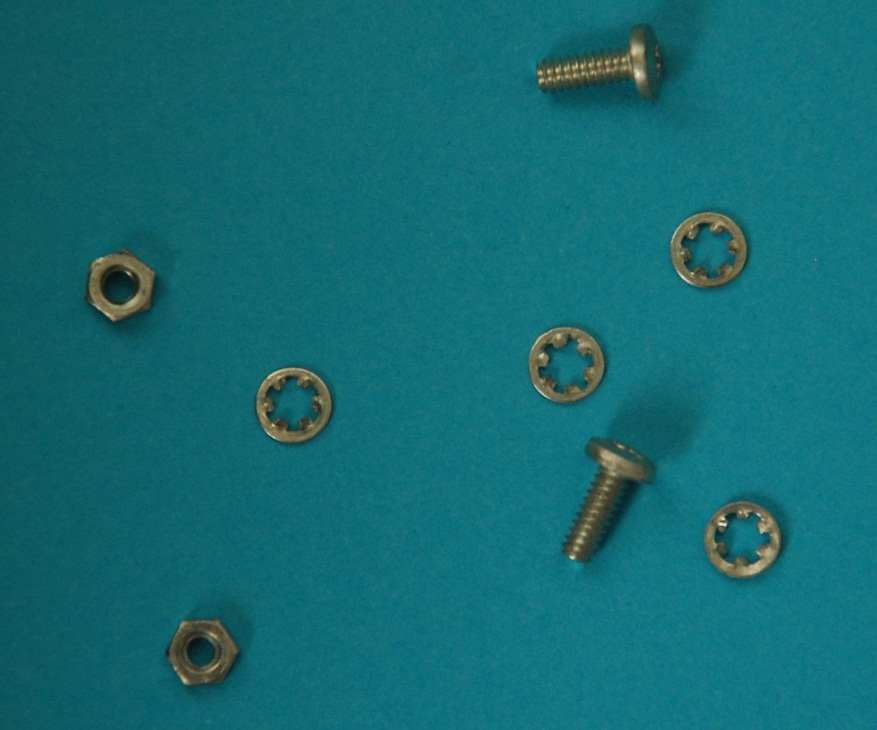
#> input picture img/bolts2.jpg, 877 x 730 px
$ jupyter execute --allow-errors 'Nuts and Bolts Project.ipynb'   (shell and % lines are left out)   (older library calls are emulated)
#> lines starting #> are read from the running program, lines starting #| are printed output that depends on the picture; after the words box and inside, x2 and y2 are one past the last pixel; in counts of white or black regions, pixels touching at a corner belong together; long printed decimals are rounded
### parts_classifier/feature_extractor.py
import cv2
import numpy as np

KERNEL_5x5 = np.ones((5,5),np.uint8)
KERNEL_9x9 = np.ones((9,9),np.uint8)

MIN_AREA = 0.001
MAX_AREA = 0.9

class FeatureExtractor:
    def __init__(self):
        self._current_id = 0
        self.rows = []
    def extract_features(self, filename):
        color_img = cv2.imread(filename,1)
        original = cv2.imread(filename,1)
        parts, out, bounded_boxes = calculate_bounding_boxes(original)

        objects = []

        for part in parts:
            bin_img = get_subimage(out, part)
            features = extract_features(bin_img)
            objects.append({
                'id': self._current_id,
                'x': part[0],
                'y': part[1],
                'w': part[2],
                'h': part[3],
                'features': features,
                'label': 'UNKNOWN'
            })
            self._current_id += 1

        return objects, color_img


    # [26 lines left out: functions collect_feature_data, extract_features, not called in this run]

def calculate_bounding_boxes(img):
    gray_image = cv2.cvtColor(img, cv2.COLOR_BGR2GRAY)

    small_kernel = cv2.getStructuringElement(cv2.MORPH_ELLIPSE,(15,15))
    med_kernel = cv2.getStructuringElement(cv2.MORPH_ELLIPSE,(3,3))

    gradient = cv2.morphologyEx(gray_image, cv2.MORPH_GRADIENT, small_kernel)

    ret2,out = cv2.threshold(gradient,50,255,cv2.THRESH_BINARY)

    out = cv2.dilate(out,med_kernel,iterations=1)

    rects, contours, h = cv2.findContours(out, cv2.RETR_EXTERNAL, cv2.CHAIN_APPROX_SIMPLE)

    MIN_AREA = 0.001
    MAX_AREA = 0.9

    parts = []
    found_parts_img = img.copy()

    num_of_objects = 0
    for i in range(len(contours)):
        cnt = contours[i]
        x,y,w,h = cv2.boundingRect(cnt)
        area_ratio = (w*h) / (img.shape[0] * img.shape[1])
        if (area_ratio >= MIN_AREA and area_ratio <= MAX_AREA):
            num_of_objects += 1
            parts.append(tuple([x,y,w,h]))
            found_parts_img = cv2.rectangle(found_parts_img,(x,y),(x+w,y+h),(0,255,0),10)

    return parts, out, found_parts_img

def get_subimage(img, bounding_box):
    x,y,w,h = bounding_box
    return img[y:y+h, x:x+w]

# [40 lines left out: functions extract_area_ratio, extract_box_scale, extract_total_corners, extract_circularity_error, extract_perimeter_norm, not called in this run]

### Nuts and Bolts Project.ipynb
# Nuts and Bolts Project
**Course**: CS 4732

**Instr**: Dr. Hung

Test 2, Part 1 (Take Home)

## Description
You are asked to classify parts coming down a conveyor line as nuts, bolts or washers.
Please write your program in any programming languages to implement this pattern recognition
problem. Some images are provided for your experiments.

Example Image:

Please note that this is not just *image segmentaion* problem. It is a *pattern recognition* problem. You
are encouraged to create your own images similar to the one shown below as long as your images
have nuts, bolts and washers.

Turn in:
 1. One page for your recognition system design,
 2. Your program, and
 3. Your demo.

## Design
To classify the parts in the image, we need to design a solution that can accomplish three major tasks:
 - Segment the individual objects in the image.
 - Extract a certain number of features each segmented object.
 - Classify the object based on the extracted features.

Here is an overview of the entire process:

To implement the solution, I have chosen to use Python along with various libraries such as OpenCV, TensorFlow, Keras, etc. in order to more easily implement the designed process.

## Object Segmentation
Objective: create a process to take an input image and find all possible objects and create a create a list of all matrices that contain objects to use for feature extraction.

First, let's load an example image:

[cell 1]
import cv2
import numpy as np
from matplotlib import pyplot as plt


input_file = './img/bolts2.jpg'

original = cv2.imread(input_file,1)
#> original is the input picture: shape (730, 877, 3); mean B, G, R 114.5, 106.8, 19.6
plt.imshow(cv2.cvtColor(original, cv2.COLOR_BGR2RGB))

A big question to answer is: what is the best way to find and extract the parts from the image? We need a way to segment the image in a way that allows us to find each individual part. Color-based segmentation using K-Means would not be a good fit for this problem. An alternative is to use morphological operators to perform texture segmentation on the object.

Reference on OpenCV Morphological Operators: [OpenCV Python Tutorial](https://docs.opencv.org/3.0-beta/doc/py_tutorials/py_imgproc/py_morphological_ops/py_morphological_ops.html)

We can use a *Morphological Gradient* to place outlines around each object in the image:

[cell 2]
small_kernel = cv2.getStructuringElement(cv2.MORPH_ELLIPSE,(15,15))
med_kernel = cv2.getStructuringElement(cv2.MORPH_ELLIPSE,(3,3))

gray_image = cv2.imread(input_file,0)
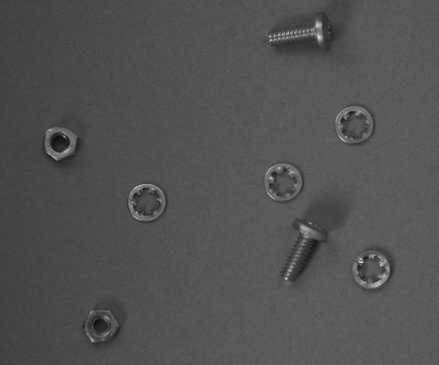
#> gray_image: shape (730, 877) (shown at 1/2 size); min 12, max 230, mean 81.6

gradient = cv2.morphologyEx(gray_image, cv2.MORPH_GRADIENT, small_kernel)

plt.imshow(gradient,cmap='gray')

Now, let's find the binary regions in the image that represent the objects. We can do this by applying a binary threshold and then close the image:

At this point, we have a binary image where most white pixels are a part of one of the objects. Now we need to extract the individual objects from the image. We can do this by calculating each object's minimum bounding box.

[cell 3]
ret2,thr = cv2.threshold(gradient,50,255,cv2.THRESH_BINARY)
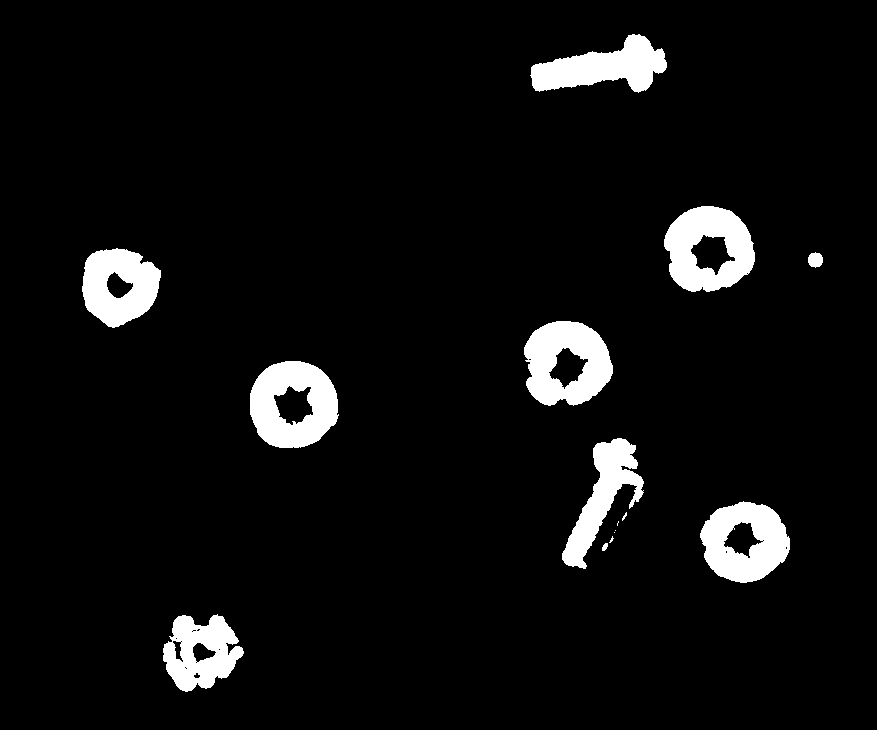
#> thr: shape (730, 877); 5.8% white; 15 white regions (5 under 20 px), largest, box (x1, y1, x2, y2) and area: (250, 361, 339, 448) 5241, (664, 206, 755, 292) 5108, (524, 321, 613, 406) 5089

out = thr

out = cv2.dilate(out,med_kernel,iterations=1)
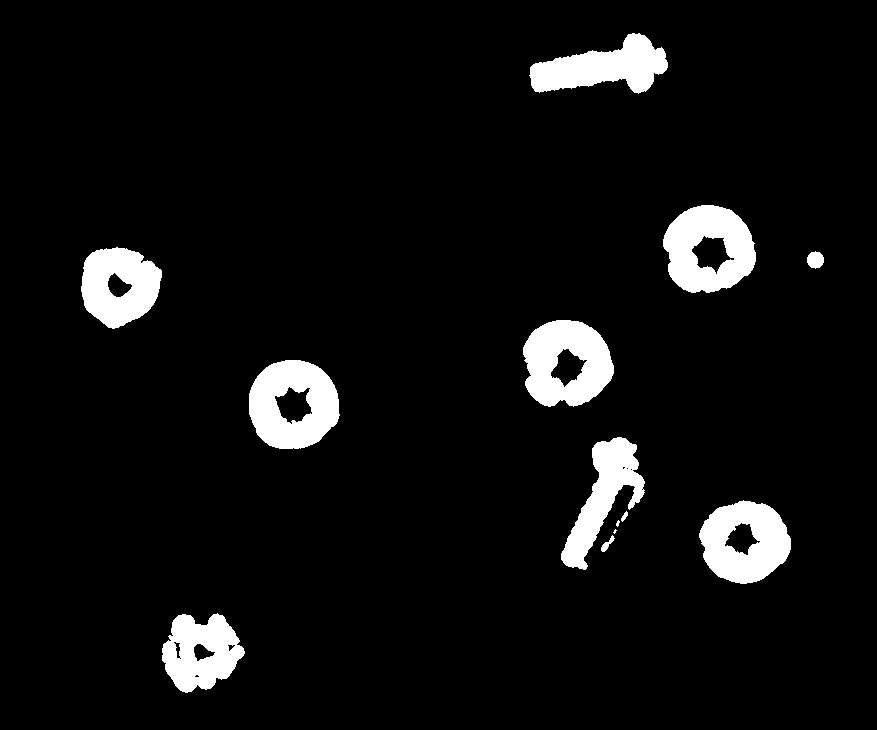
#> out: shape (730, 877); 6.3% white; 13 white regions (2 under 20 px)

plt.imshow(out,cmap='gray')

[cell 4]
rects, contours, h = cv2.findContours(out, cv2.RETR_EXTERNAL, cv2.CHAIN_APPROX_SIMPLE)
#> contours = 13 contours, 2 with area under 20; largest, box (x1, y1, x2, y2) and area: (249, 360, 340, 449) 6324, (663, 205, 756, 293) 6220, (523, 320, 614, 407) 6064, (699, 500, 791, 584) 5654, (81, 247, 162, 329) 4827; h = 13 rows, first 6: [1, -1, -1, -1], [2, 0, -1, -1], [3, 1, -1, -1], [4, 2, -1, -1], [5, 3, -1, -1], [6, 4, -1, -1]

new = original.copy()

min_area = 0.001
max_area = 0.07

parts = []

print("Total contours found:",len(contours))
#| Total contours found: 13
num_of_objects = 0
for i in range(len(contours)):
    cnt = contours[i]
    x,y,w,h = cv2.boundingRect(cnt)
    area_ratio = (w*h) / (new.shape[0] * new.shape[1])
    if (area_ratio >= min_area and area_ratio <= max_area):
        num_of_objects += 1
        parts.append(tuple([x,y,w,h]))
        new = cv2.rectangle(new,(x,y),(x+w,y+h),(0,255,0),10)
#> this loop made 13 passes
#> (x, y, w, h, area_ratio) on passes 3 to 4: (613, 529, 4, 5, 3.12e-05), (616, 520, 4, 7, 4.37e-05)
#> pass 1, `new = cv2.rectangle(new,(x,y),(x+w,y+h),(0,255,0),10)`:
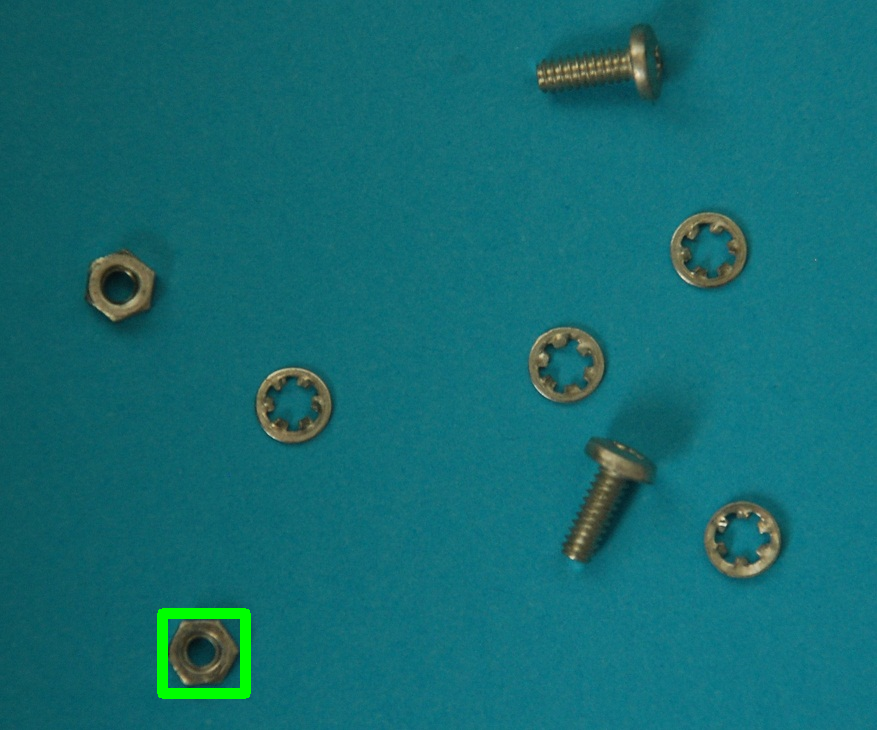
#> new: shape (730, 877, 3); 0.55% of pixels changed, all inside (x1, y1, x2, y2) = (157, 608, 251, 699)
#> after the loop:
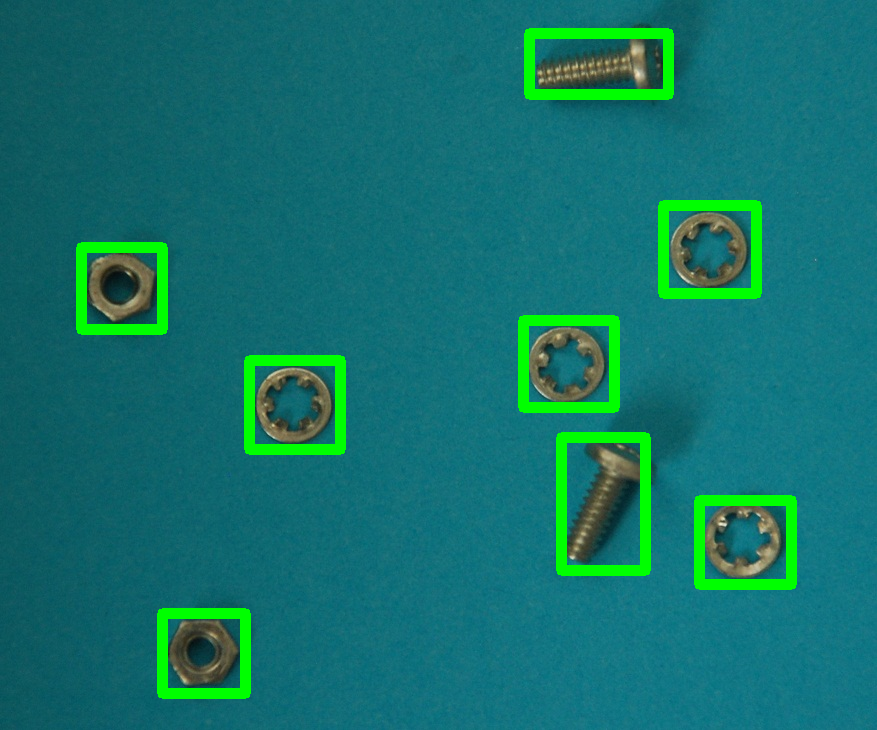
#> new: shape (730, 877, 3); 4.41% of pixels changed, all inside (x1, y1, x2, y2) = (76, 28, 797, 590)
#> after the loop, num_of_objects = 8; parts = [(162, 613, 83, 80), (699, 500, 92, 84), (561, 437, 84, 133), (249, 360, 91, 89), (523, 320, 91, 87), (81, 247, 81, 82), (663, 205, 93, 88), (529, 33, 139, 61)]

print("Number of Objects:",num_of_objects)
#| Number of Objects: 8
plt.imshow(cv2.cvtColor(new, cv2.COLOR_BGR2RGB))

Now, we have calculated the minimum bounding box for each object in the image. The object segmentation phase is now complete.

## Feature Extraction
The next phase in creating a solution to this pattern recognition is to extract specific features from each object.

Let's evalutate some possible features:
 - **Color**: Not a good feature, parts can come in multiple colors.
 - **Size**: Not a good feature, parts often vary in size.
 - **Outer Shape of Object**: Good feature, but difficult to calculate/quantify.
 - **Bounding Box Scale**: Good feature (bolts tend to be in rectangles), simple to calculate.
 - **Lightness**: Not good feature, parts have similar luster.
 - **Number of Corners**: Possibly a good feature, relatively simple to calculate.
 - **Object Perimeter to Box Perimeter**: Possibly a good feature, but relatively difficult to calculate.
 - **Object Area to Box Area** Possibly a good feature, simple to calculate.

We will now walk through extracting the following features from one of the objects:
 - Object Area to Box Area
 - Bounding Box Scale
 - Number of Corners
 - Outer Shape of Object
 - Object Perimeter to Box Perimeter

Let's grab one of the objects found from the object segmentation phase:

[cell 5]
test_part = parts[2]
#> test_part = (561, 437, 84, 133)

x, y, w, h = test_part
#> x = 561; y = 437; w = 84; h = 133

part_img = out[y:y+h, x:x+w]
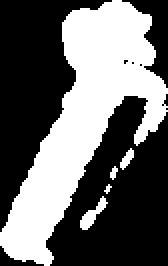
#> part_img: shape (133, 84) (shown 2 times larger); 40.4% white; 5 white regions (2 under 20 px)

plt.imshow(part_img)

### Object Area to Box Area
The object area to box area (area ratio) of the pixels used to represent the object to the total number of pixels in the image. This ratio will always be $<= 1$. The hope is that objects like nuts and washers will have lower ratios than bolts.
$$Area_{Ratio} = \frac{P_{Object}}{P_{Total}}$$

To calculate this, we must:
 1. Threshold the image so that we have a binary image.
 2. Count the number of pixels that equal 1.
 3. Calculate the area ratio

[cell 6]
def extract_area_ratio(img):
    pixels_object = np.count_nonzero(img)
#> pixels_object = 4518
    pixels_box = img.shape[0]*img.shape[1]
    return (pixels_object / pixels_box), img

area_ratio, area_img = extract_area_ratio(part_img)
#> area_ratio = 0.404

print("Area Ratio:","{:3.2f}%".format(area_ratio*100))
#| Area Ratio: 40.44%
plt.imshow(area_img, cmap='gray')

### Bounding Box Scale
This feature is essentially a value that represents how "stretched" or "squashed" the bounding box is. If the bounding box is very close to a square, then it is more likely to be a washer or possibly a nut. If the bounding box is more rectangular, it is more likely to be a bolt. The Bouding Box Scale is calculated by the following:
$$Scale_{Box} = \left\{\begin{matrix}
\frac{w}{h}\space if\space w <= h\\
\frac{h}{w} \space if\space w > h
\end{matrix}\right.$$

[cell 7]
def extract_box_scale(img):
    height = float(img.shape[0])
    width = float(img.shape[1])
    if width <= height:
        return width/float(height), img
    else:
        return height/float(width), img

scale_box, scale_img = extract_box_scale(part_img)
#> scale_box = 0.632
print("Bounding Box Scale:", scale_box) #Should be close to 1.
#| Bounding Box Scale: 0.6316

### Number of Corners
This feature runs a corner detection algorithm to find how many corners are detected in the object. This may be a good feature. Bolts have a many sharp ridges all along its threading, so they might have a high number of corners.

**NOTE:** I may need to normalize this feature in some way. Not sure best way. I will include just the number of corners in the dataset, as well as the number of pixels in the image, so that I can play around with this feature to see if dividing by the image "area" will better normalize it.

To find the corners within the image, we will use the Harris Corner Algorithm. Luckily, it has been implemented in OpenCV. All we need to do is run the Harris Corner Algorithm and count the number of corners detected:

[cell 8]
def extract_total_corners(img):
    dst = cv2.cornerHarris(img, 2, 3, 0.05)
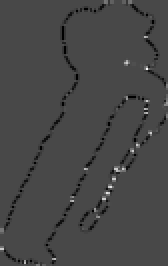
#> dst: shape (133, 84) float32 (shown 2 times larger); min -0.05, max 0.126, mean -0.00102; drawn with min black and max white
    number_of_corners = np.count_nonzero(dst[dst>0.03*dst.max()])
#> number_of_corners = 184
    return number_of_corners, img

corners, corner_img = extract_total_corners(part_img)
#> corners = 184
#> (the rest of the program and of its run is left out)
